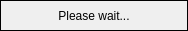
<?xml version="1.0" encoding="UTF-8"?>
<ui version="4.0">
 <class>FormLoading</class>
 <widget class="QWidget" name="FormLoading">
  <property name="windowModality">
   <enum>Qt::ApplicationModal</enum>
  </property>
  <property name="geometry">
   <rect>
    <x>0</x>
    <y>0</y>
    <width>188</width>
    <height>31</height>
   </rect>
  </property>
  <property name="windowTitle">
   <string>Form</string>
  </property>
  <layout class="QHBoxLayout" name="horizontalLayout">
   <property name="spacing">
    <number>0</number>
   </property>
   <property name="leftMargin">
    <number>0</number>
   </property>
   <property name="topMargin">
    <number>0</number>
   </property>
   <property name="rightMargin">
    <number>0</number>
   </property>
   <property name="bottomMargin">
    <number>0</number>
   </property>
   <item>
    <widget class="QLabel" name="label">
     <property name="enabled">
      <bool>true</bool>
     </property>
     <property name="frameShape">
      <enum>QFrame::Box</enum>
     </property>
     <property name="text">
      <string>Please wait...</string>
     </property>
     <property name="alignment">
      <set>Qt::AlignCenter</set>
     </property>
    </widget>
   </item>
  </layout>
 </widget>
 <resources/>
 <connections/>
</ui>
